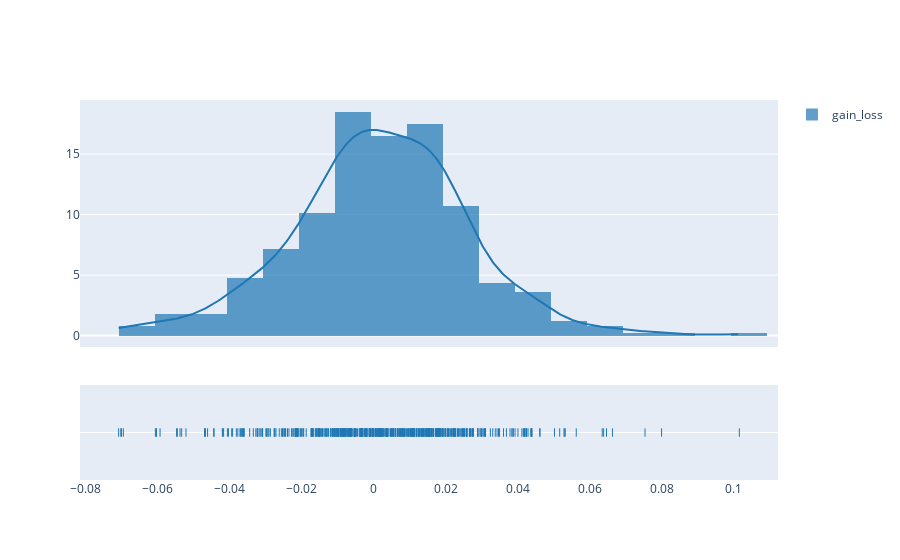

This figure's notebook cell:
### Code cell
fig = ff.create_distplot([df['gain_loss'].to_list()], ['gain_loss'], bin_size=.01)
fig.show()

### Figure 1 — Plotly figure (JSON) as saved in the notebook; plotly's stock layout.template omitted (floating-point values rounded to 4 significant figures; data arrays with more than 128 entries replaced by an {"elided": "..."} marker saying what was removed)
{"data": [{"autobinx": false, "histnorm": "probability density", "legendgroup": "gain_loss", "marker": {"color": "rgb(31, 119, 180)"}, "name": "gain_loss", "opacity": 0.7, "type": "histogram", "x": {"elided": "504 float values"}, "xaxis": "x", "xbins": {"end": 0.1016, "size": 0.01, "start": -0.0708}, "yaxis": "y"}, {"legendgroup": "gain_loss", "marker": {"color": "rgb(31, 119, 180)"}, "mode": "lines", "name": "gain_loss", "showlegend": false, "type": "scatter", "x": {"elided": "500 float values"}, "xaxis": "x", "y": {"elided": "500 float values"}, "yaxis": "y"}, {"legendgroup": "gain_loss", "marker": {"color": "rgb(31, 119, 180)", "symbol": "line-ns-open"}, "mode": "markers", "name": "gain_loss", "showlegend": false, "type": "scatter", "x": {"elided": "504 float values"}, "xaxis": "x", "y": {"elided": "504 str values"}, "yaxis": "y2"}], "layout": {"barmode": "overlay", "hovermode": "closest", "legend": {"traceorder": "reversed"}, "xaxis": {"anchor": "y2", "domain": [0, 1], "zeroline": false}, "yaxis": {"anchor": "free", "domain": [0.35, 1], "position": 0}, "yaxis2": {"anchor": "x", "domain": [0, 0.25], "dtick": 1, "showticklabels": false}}}
